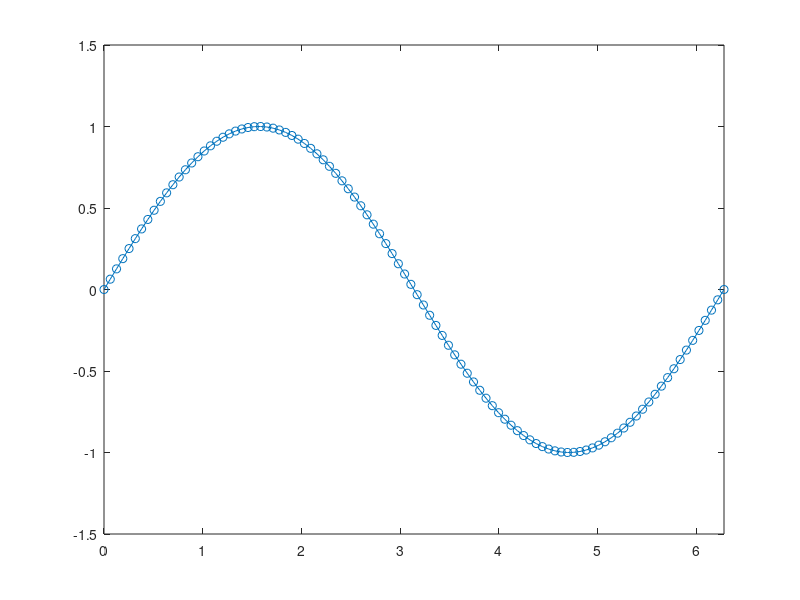

Reproduce this figure in MATLAB. (Note: this script raises an error after producing the figure.)
%=============================================================================
% Copyright (c) 2016-present Allan CORNET (Nelson)
%=============================================================================
% This file is part of Nelson.
%=============================================================================
% LICENCE_BLOCK_BEGIN
% SPDX-License-Identifier: LGPL-3.0-or-later
% LICENCE_BLOCK_END
%=============================================================================
% <--ADV-CLI MODE-->
%=============================================================================
f = figure();
x = linspace(0,2*pi);
y = sin(x);
plot(x,y,'-o');
axis([0 2*pi -1.5 1.5]);
lim = axis();
REF = [0    6.2832   -1.5000    1.5000];
assert_isapprox(lim(1), REF(1), 1e-4);
assert_isapprox(lim(2), REF(2), 1e-4);
assert_isapprox(lim(3), REF(3), 1e-4);
assert_isapprox(lim(4), REF(4), 1e-4);
%=============================================================================
f = figure();
x = linspace(-10, 10, 200);
y = sin(4 * x) ./ exp(0.1 * x);
plot(x, y);
axis([-10 10 0 inf]);
lim = axis();
REF = [-10 10 0 inf];
assert_isapprox(lim(1), REF(1), 1e-4);
assert_isapprox(lim(2), REF(2), 1e-4);
assert_isapprox(lim(3), REF(3), 1e-4);
assert_istrue(isinf(lim(4)));
%=============================================================================
